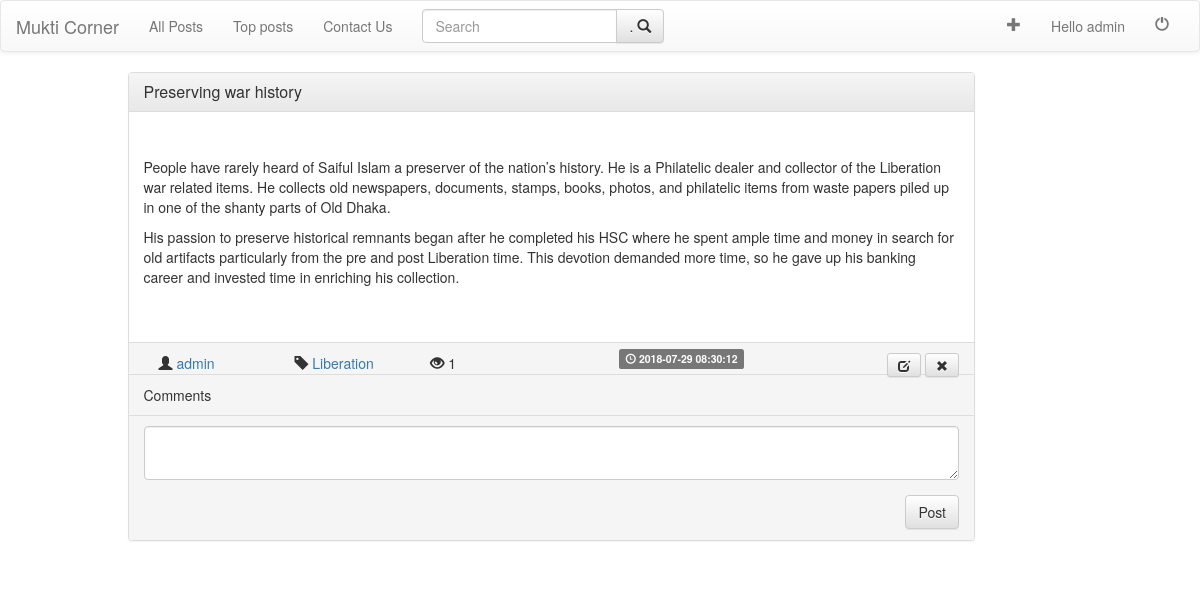
Screenshot of /posts/post.php?id=22 (signed in) with the database file from the repository.
### tables this page shows
CREATE TABLE `posts` (
  `postID` int(11) NOT NULL,
  `postTitle` varchar(200) NOT NULL,
  `postDesc` varchar(10000) NOT NULL,
  `postTime` timestamp NOT NULL DEFAULT CURRENT_TIMESTAMP ON UPDATE CURRENT_TIMESTAMP,
  `postTag` varchar(40) NOT NULL,
  `postAuthor` varchar(40) NOT NULL
);

### include/algos.php (called while the page is built, shortened)
<?php
function increament_views($id , $author) {
  include("../db/dbconnect.php");
  $query="SELECT *
          FROM user_post
          WHERE postID='$id'
          ";
  $result=mysqli_query($conn , $query);
  if($result==true) {
      if(mysqli_num_rows($result) == 1) {
          while($row = mysqli_fetch_assoc($result)) {
              $views=$row['postViews'];
              $views = $views + 1;
              $query="UPDATE user_post
                      SET postViews='$views'
                      WHERE postID='$id'
                      ";
              $res=mysqli_query($conn , $query);
              if($res) {
              } else {
                  echo "Problem updating views";
              }
              return $row['postViews'];
          }
      } else {
          $query="INSERT INTO user_post (postAuthor , postID ,postLikes , postDisLikes ,postComments ,postViews)
                  VALUES ('$author' , '$id' , '0' , '0' , '0' , '1')";
          $result=mysqli_query($conn , $query);
          if($result) {
               return 1;
          } else {
              echo "Problem in inserting the post";
          }
      }
  } else {
      echo "Failed to load views";
  }
}
return 0;
?>

### include/frame_post.php (the view)
<?php
	include_once("bootstrap_cdn.php");
?>
<div class="container">
		<div class="row">
			<div class="col-md-9 col-md-offset-1">
			<div class="panel panel-default">
		  		<div class="panel-heading">
		    		<h3 class="panel-title">
		    			<a href=<?php echo "post.php?id="; echo $id; ?> ><?php echo $title; ?></a>
		    		</h3>
		  		</div>
		  		<div class="panel-body">
						<?php
							echo $desc;
		    		?>
		  		</div>
		  		<div class="panel-footer">
						<span class="col-sm-2">
				  			<span class="glyphicon glyphicon-user" aria-hidden="true"></span>
				  			<a href=<?php echo "../users/profile.php?user="; echo $author; ?> >
										<?php echo $author?>
				  			</a>
					</span>
					<span class="col-sm-2">
							<span class="glyphicon glyphicon-tag" aria-hidden="true"></span>
			  			<a href=<?php echo "post.php?tags="; echo $tags; ?> >
									<?php echo $tags;?>
			  			</a>
					</span>
						<span class="col-sm-3">
							<?php
								 if(isset($views)) {
									 echo "<span class='glyphicon glyphicon-eye-open' aria-hidden='true'></span>"." ".$views;
								 }
							?>
						</span>
		  			<span class="label label-default">
							<span class="glyphicon glyphicon-time" aria-hidden="true"></span> <?php echo $time ?>
						</span>
			  			<?php
			  				$delete_post_link='../posts/delete_post.php?postid='.$id;
							if(isset($_SESSION['username']) ) {
								if($_SESSION['username']==$author || $_SESSION['usertype']=='admin') {
									echo "
									<span class='pull-right'>
									<a href='update.php?id=$id'  type=\"button\" class=\"btn btn-sm btn-default\">
										<i class=\"glyphicon glyphicon-edit\"></i>
									</a>
									<a href=$delete_post_link type=\"button\" class=\"btn btn-sm btn-default\">
										<i class=\"glyphicon glyphicon-remove\"></i>
									</a>
									</span>
									";
								}
							}
						?>
		  		</div>
			<?php
					if(isset($_REQUEST['id'])) {
							include("../posts/comments.php");
							if(isset($_SESSION['username']))
									include("../include/commentform.php");
					}
			?>
			</div>
		</div>
		</div>
</div>

### rows the page displays
posts: postTitle "Preserving war history", postDesc "People have rarely heard of Saiful Islam a preserver of the nation’s history. He is a Philatelic dealer and collector of the Liberation war related items. He collects old newspapers, documents, stamps, books, photos, and philatelic items from waste papers piled up in one of the shanty parts of Old Dhaka. His passion to preserve historical remnants began after he completed his HSC where he spent ample time and money in search for old artifacts particularly from the pre and post Liberation time. This devotion demanded more time, so he gave up his banking career and invested time in enriching his collection.", postAuthor "admin", postTag "Liberation", postTime "2018-07-29 08:30:12"

### other values shown
$username "admin"
$views "1"
